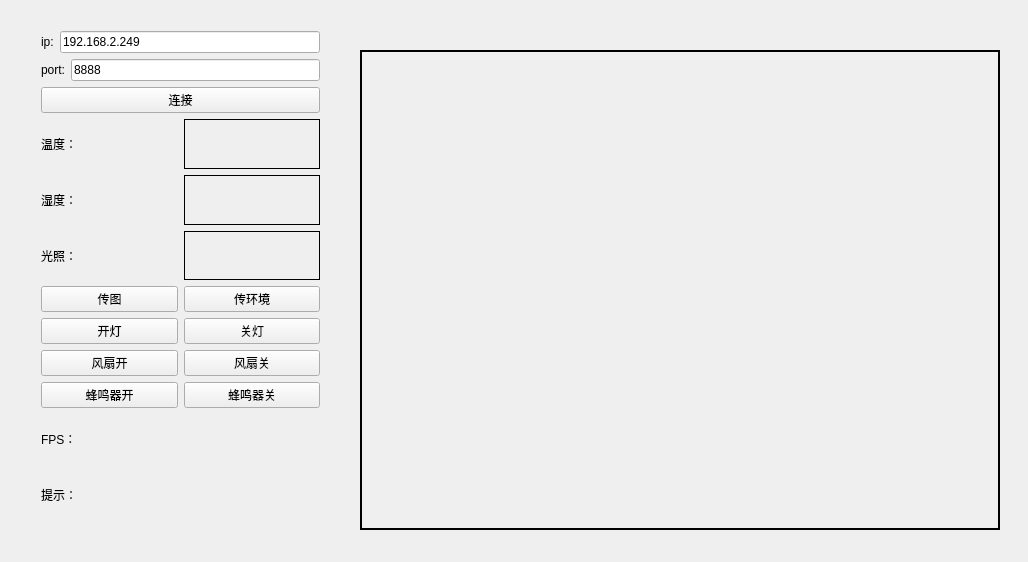
<?xml version="1.0" encoding="UTF-8"?>
<ui version="4.0">
 <class>MainWindow</class>
 <widget class="QMainWindow" name="MainWindow">
  <property name="geometry">
   <rect>
    <x>0</x>
    <y>0</y>
    <width>1028</width>
    <height>562</height>
   </rect>
  </property>
  <property name="windowTitle">
   <string>SmartHome</string>
  </property>
  <widget class="QWidget" name="centralWidget">
   <widget class="QLabel" name="label_img">
    <property name="geometry">
     <rect>
      <x>360</x>
      <y>50</y>
      <width>640</width>
      <height>480</height>
     </rect>
    </property>
    <property name="frameShape">
     <enum>QFrame::Box</enum>
    </property>
    <property name="lineWidth">
     <number>2</number>
    </property>
    <property name="text">
     <string/>
    </property>
   </widget>
   <widget class="QWidget" name="">
    <property name="geometry">
     <rect>
      <x>30</x>
      <y>20</y>
      <width>301</width>
      <height>511</height>
     </rect>
    </property>
    <layout class="QVBoxLayout" name="verticalLayout_10">
     <item>
      <layout class="QHBoxLayout" name="horizontalLayout_10">
       <item>
        <widget class="QLabel" name="label_4">
         <property name="text">
          <string>ip:</string>
         </property>
        </widget>
       </item>
       <item>
        <widget class="QLineEdit" name="lineEdit_ip">
         <property name="text">
          <string>192.168.2.249</string>
         </property>
        </widget>
       </item>
      </layout>
     </item>
     <item>
      <layout class="QHBoxLayout" name="horizontalLayout_11">
       <item>
        <widget class="QLabel" name="label_5">
         <property name="text">
          <string>port:</string>
         </property>
        </widget>
       </item>
       <item>
        <widget class="QLineEdit" name="lineEdit_port">
         <property name="text">
          <string>8888</string>
         </property>
        </widget>
       </item>
      </layout>
     </item>
     <item>
      <widget class="QPushButton" name="pushButton_conn">
       <property name="text">
        <string>连接</string>
       </property>
      </widget>
     </item>
     <item>
      <layout class="QHBoxLayout" name="horizontalLayout_15">
       <item>
        <widget class="QLabel" name="label">
         <property name="text">
          <string>温度：</string>
         </property>
        </widget>
       </item>
       <item>
        <widget class="QLabel" name="label_tem">
         <property name="frameShape">
          <enum>QFrame::Box</enum>
         </property>
         <property name="text">
          <string/>
         </property>
        </widget>
       </item>
      </layout>
     </item>
     <item>
      <layout class="QHBoxLayout" name="horizontalLayout_17">
       <item>
        <widget class="QLabel" name="label_2">
         <property name="text">
          <string>湿度：</string>
         </property>
        </widget>
       </item>
       <item>
        <widget class="QLabel" name="label_hum">
         <property name="frameShape">
          <enum>QFrame::Box</enum>
         </property>
         <property name="text">
          <string/>
         </property>
        </widget>
       </item>
      </layout>
     </item>
     <item>
      <layout class="QHBoxLayout" name="horizontalLayout_16">
       <item>
        <widget class="QLabel" name="label_3">
         <property name="text">
          <string>光照：</string>
         </property>
        </widget>
       </item>
       <item>
        <widget class="QLabel" name="label_light">
         <property name="frameShape">
          <enum>QFrame::Box</enum>
         </property>
         <property name="text">
          <string/>
         </property>
        </widget>
       </item>
      </layout>
     </item>
     <item>
      <layout class="QHBoxLayout" name="horizontalLayout_8">
       <item>
        <widget class="QPushButton" name="pushButton_img">
         <property name="text">
          <string>传图</string>
         </property>
        </widget>
       </item>
       <item>
        <widget class="QPushButton" name="pushButton_env">
         <property name="text">
          <string>传环境</string>
         </property>
        </widget>
       </item>
      </layout>
     </item>
     <item>
      <layout class="QHBoxLayout" name="horizontalLayout_6">
       <item>
        <widget class="QPushButton" name="pushButton_openled">
         <property name="text">
          <string>开灯</string>
         </property>
        </widget>
       </item>
       <item>
        <widget class="QPushButton" name="pushButton_closeled">
         <property name="text">
          <string>关灯</string>
         </property>
        </widget>
       </item>
      </layout>
     </item>
     <item>
      <layout class="QHBoxLayout" name="horizontalLayout_9">
       <item>
        <widget class="QPushButton" name="pushButton_openfan">
         <property name="text">
          <string>风扇开</string>
         </property>
        </widget>
       </item>
       <item>
        <widget class="QPushButton" name="pushButton_closefan">
         <property name="text">
          <string>风扇关</string>
         </property>
        </widget>
       </item>
      </layout>
     </item>
     <item>
      <layout class="QHBoxLayout" name="horizontalLayout_12">
       <item>
        <widget class="QPushButton" name="pushButton_openbeep">
         <property name="text">
          <string>蜂鸣器开</string>
         </property>
        </widget>
       </item>
       <item>
        <widget class="QPushButton" name="pushButton_closebeep">
         <property name="text">
          <string>蜂鸣器关</string>
         </property>
        </widget>
       </item>
      </layout>
     </item>
     <item>
      <layout class="QHBoxLayout" name="horizontalLayout_18">
       <item>
        <widget class="QLabel" name="label_7">
         <property name="maximumSize">
          <size>
           <width>16777215</width>
           <height>50</height>
          </size>
         </property>
         <property name="text">
          <string>FPS：</string>
         </property>
        </widget>
       </item>
       <item>
        <widget class="QLabel" name="label_fps">
         <property name="maximumSize">
          <size>
           <width>16777215</width>
           <height>50</height>
          </size>
         </property>
         <property name="text">
          <string/>
         </property>
        </widget>
       </item>
      </layout>
     </item>
     <item>
      <layout class="QHBoxLayout" name="horizontalLayout_19">
       <item>
        <widget class="QLabel" name="label_6">
         <property name="maximumSize">
          <size>
           <width>16777215</width>
           <height>50</height>
          </size>
         </property>
         <property name="text">
          <string>提示：</string>
         </property>
        </widget>
       </item>
       <item>
        <widget class="QLabel" name="label_tips">
         <property name="maximumSize">
          <size>
           <width>16777215</width>
           <height>50</height>
          </size>
         </property>
         <property name="text">
          <string/>
         </property>
        </widget>
       </item>
      </layout>
     </item>
    </layout>
   </widget>
   <zorder>label_img</zorder>
   <zorder>layoutWidget</zorder>
   <zorder>pushButton_openbeep</zorder>
   <zorder>pushButton_closebeep</zorder>
   <zorder>pushButton_openfan</zorder>
   <zorder>pushButton_closefan</zorder>
   <zorder>pushButton_openled</zorder>
   <zorder>pushButton_closeled</zorder>
   <zorder>label_6</zorder>
   <zorder>label_tips</zorder>
   <zorder>label_7</zorder>
   <zorder>label_fps</zorder>
   <zorder>pushButton_img</zorder>
   <zorder>pushButton_env</zorder>
   <zorder>pushButton_closeled</zorder>
   <zorder>pushButton_openled</zorder>
   <zorder>pushButton_closebeep</zorder>
   <zorder>pushButton_openbeep</zorder>
   <zorder>pushButton_openfan</zorder>
   <zorder>pushButton_closefan</zorder>
   <zorder>lineEdit_ip</zorder>
   <zorder>label_4</zorder>
   <zorder>label_5</zorder>
   <zorder>lineEdit_port</zorder>
   <zorder>pushButton_conn</zorder>
   <zorder>label_tem</zorder>
   <zorder>label</zorder>
   <zorder>label_hum</zorder>
   <zorder>label_2</zorder>
   <zorder>label_light</zorder>
   <zorder>label_3</zorder>
   <zorder>label_2</zorder>
   <zorder>label_hum</zorder>
   <zorder>label_3</zorder>
   <zorder>label</zorder>
   <zorder>label_tem</zorder>
   <zorder>pushButton_closebeep</zorder>
   <zorder>pushButton_openbeep</zorder>
   <zorder>pushButton_closefan</zorder>
   <zorder>pushButton_openfan</zorder>
   <zorder>pushButton_openled</zorder>
   <zorder>pushButton_closeled</zorder>
   <zorder>pushButton_env</zorder>
   <zorder>pushButton_img</zorder>
   <zorder>label_7</zorder>
   <zorder>label_fps</zorder>
   <zorder>label_6</zorder>
   <zorder>label_tips</zorder>
  </widget>
 </widget>
 <layoutdefault spacing="6" margin="11"/>
 <resources/>
 <connections/>
</ui>
